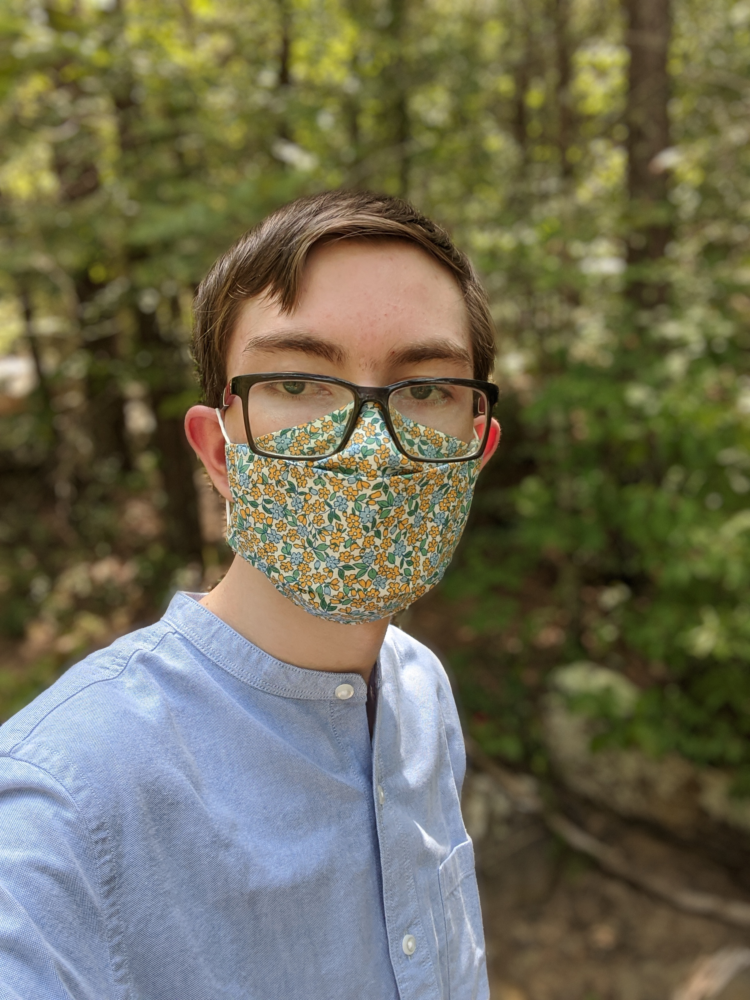
#> input picture A01/input/image1.png, 750 x 1000 px
$ python program.py
#> lines starting #> are read from the running program, lines starting #| are printed output that depends on the picture
import numpy as np
import cv2

img=cv2.imread("input/image1.png")
#> img is the input picture: shape (1000, 750, 3); mean B, G, R 84.6, 107.3, 110.6

def normalize(img):
    nimg=1*img
    nimg=nimg-np.min(nimg)
    nimg=nimg/np.max(nimg)
    nimg*=255.99
    return np.uint8(nimg)

def show(img):
    simg=1*img
    if np.min(simg)<0 or np.max(simg)>255:
        simg=normalize(simg)
        print("Had to normalize image")
    return simg

def greyscale(img):
    b = img[:, :, 0]*0.1
    g = img[:, :, 1]*0.7
    r = img[:, :, 2]*0.2
    img=b+g+r
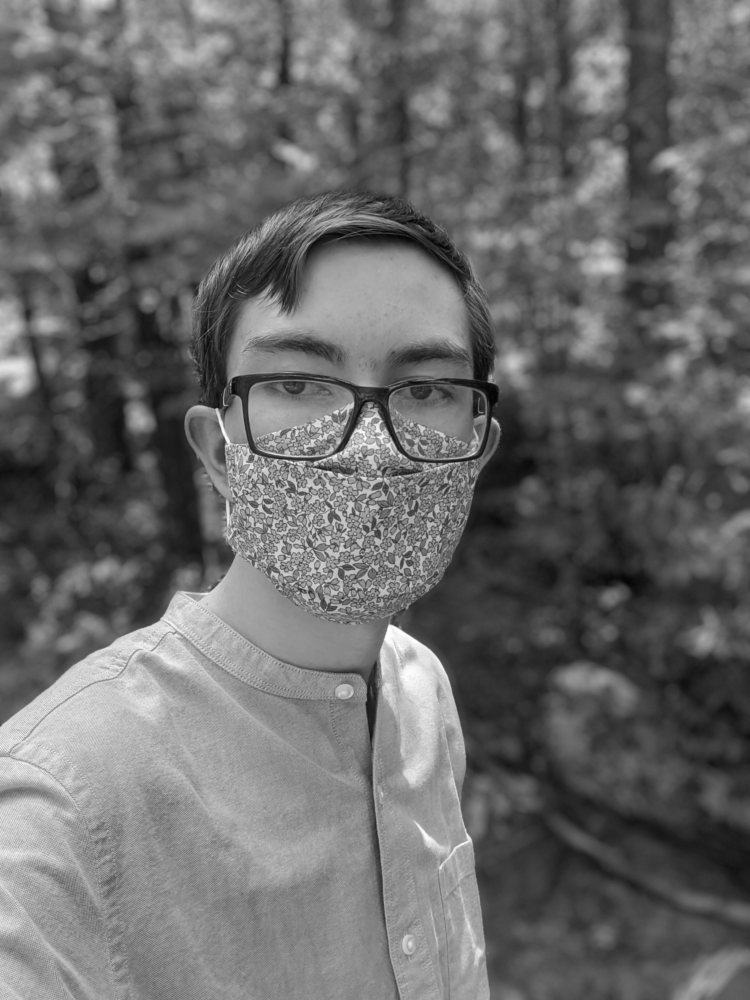
#> img: shape (1000, 750) float64; min 2.8, max 255, mean 105.7
    return img

def blackWhite(img, threshold):
    bw = 1*greyscale(img)
    bw[np.uint8(bw) < threshold] = 0
    bw[np.uint8(bw) > threshold] = 255
    return bw

def desaturate(img ,percent):
    desat = 1*np.double(img[:, :, :])
    greyImg = greyscale(img)

    # Actual math behind desat
    desat[:, :, :] = (desat[:, :, :] *(1 - percent)) + (greyImg[:,:,None] * percent)
    # Overflow Check
    desat[desat > 255] = 255
    desat[desat < 0] = 0

    return desat

def contrast(img, factor):
    cimg = 1*img
    b = cimg[:, :, 0]
    g = cimg[:, :, 1]
    r = cimg[:, :, 2]

    b = (b-128.0) * factor+128
    b[b > 255] = 255
    b[b < 0] = 0

    g = (g-128.0) * factor+128
    g[g > 255] = 255
    g[g < 0] = 0

    r = (r-128.0) * factor+128
    r[r > 255] = 255
    r[r < 0] = 0

    cimg[:, :, 0] = b
    cimg[:, :, 1] = g
    cimg[:, :, 2] = r

    return cimg

def tint(img, color, percent):
    timg=img[:,:,:]
    tint=255

    # Assiging bgr values
    b=timg[:, :, 0]
    g=timg[:, :, 1]
    r=timg[:, :, 2]

    # Applying tints based on color input & percent.
    if color=="blue":
        b = 1.0*b+(255-b)*percent

    if color=="green":
        g = 1.0 * g + (255 - g) * percent

    if color=="red":
        r = 1.0 * r + (255 - r) * percent

    # Reassigning gbr values
    timg[:, :, 0] = b
    timg[:, :, 1] = g
    timg[:, :, 2] = r

    return timg

# 2.1 Greyscale Filter
pic_2_1=greyscale(img)
cv2.imwrite("output/pic_2_1.png",pic_2_1)

# 2.2a blackWhite(img, threshold=128)
pic_2_2=blackWhite(img, 128)
#> in blackWhite, `bw[np.uint8(bw) > threshold] = 255`:
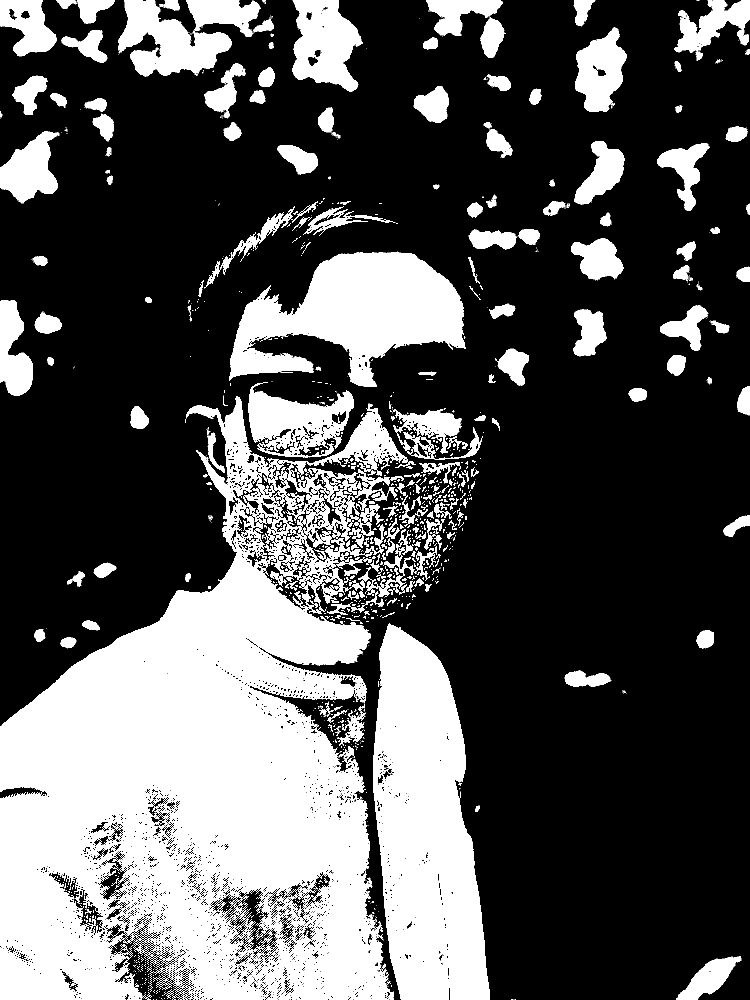
#> bw: shape (1000, 750) float64; min 0, max 255, mean 85.7
cv2.imwrite("output/pic_2_2.png",pic_2_2)

# 2.2b Apply blackWhite filter using threshold values from -1 to 255 in increments of 32.
for i in range(1, 9):
    pic_2_2b=blackWhite(img, (32*i)-1)
    cv2.imwrite("output/pic_2_2_" + str(i) + ".png", pic_2_2b)
#> this loop made 8 passes
#> pass 1, `pic_2_2b=blackWhite(img, (32*i)-1)`:
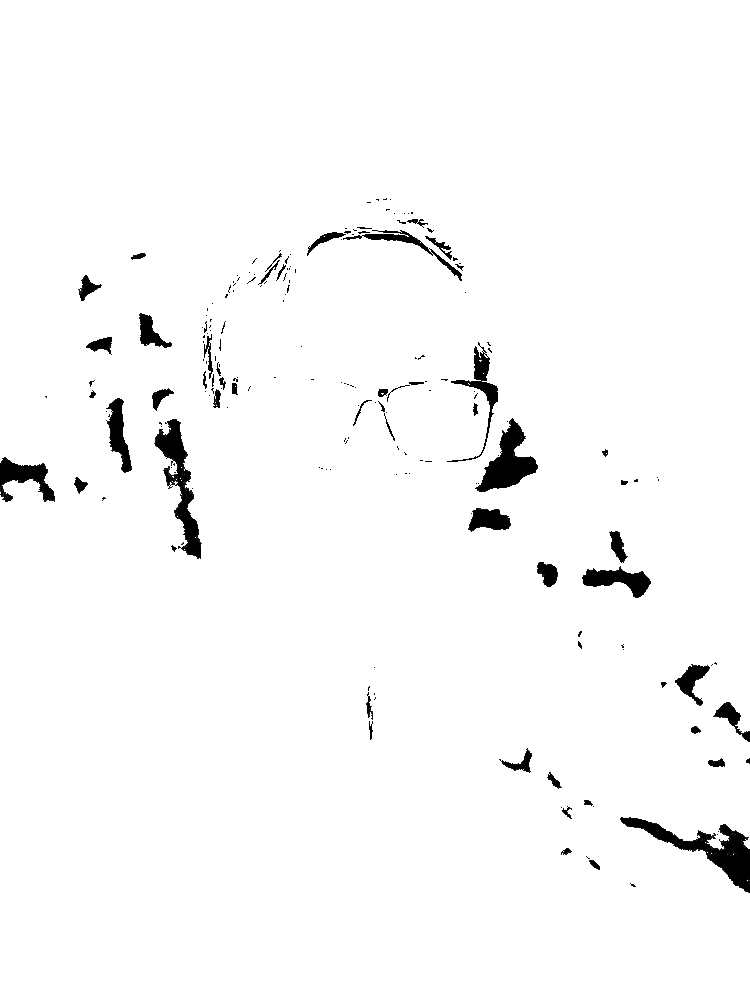
#> pic_2_2b: shape (1000, 750) float64; min 0, max 255, mean 248.8

pic_2_2a=blackWhite(img, -1)
#> in blackWhite (call 10), `bw[np.uint8(bw) > threshold] = 255`: bw: shape (1000, 750) float64; every value is 255
cv2.imwrite("output/pic_2_2_0.png", pic_2_2a)

# 2.3 Desaturation
# Apply this filter to image1 using percent values from 0 to 1 in .1 increments
for i in range(0,11):
    desat=desaturate(img,0+0.1*i)
    cv2.imwrite("output/pic_2_3_" + str(i) + ".png",desat)

# 2.4 - Contrast
for i in range(0, 11):
    contImg=contrast(img,.5+i*.1)
    cv2.imwrite("output/pic_2_4_" + str(i) + ".png", contImg)

# 2.5 - Tints

# Tint image1 50% blue
blueTint=tint(img,"blue",0.5)
cv2.imwrite("output/pic_2_5_0.png", blueTint)

# Tint image1 70% green
greenTint=tint(img,"green",0.2)
#> call 2 of tint, with color = 'green', percent = 0.2
#> in tint (call 2), `g = 1.0 * g + (255 - g) * percent`:
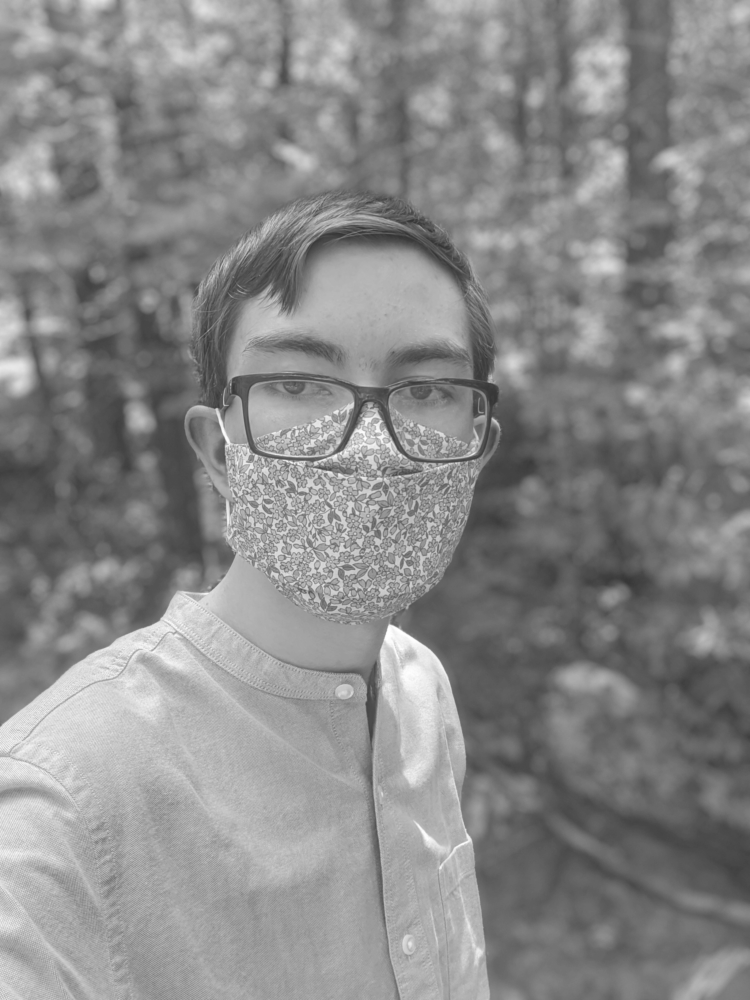
#> g: shape (1000, 750) float64; min 52.6, max 255, mean 136.9
cv2.imwrite("output/pic_2_5_1.png", greenTint)

# Tint image1 40% red
redTint=tint(img,"red",0.4)
#> call 3 of tint, with color = 'red', percent = 0.4
#> in tint (call 3), `r = 1.0 * r + (255 - r) * percent`:
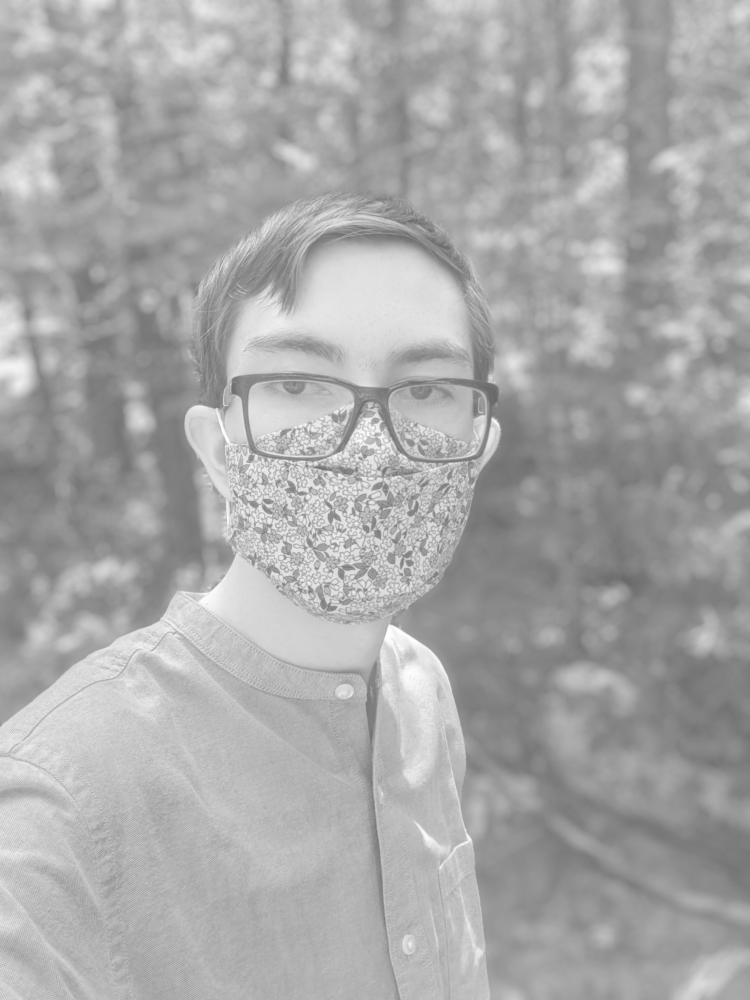
#> r: shape (1000, 750) float64; min 104.4, max 255, mean 168.4
#> in tint (call 3), `timg[:, :, 2] = r`:
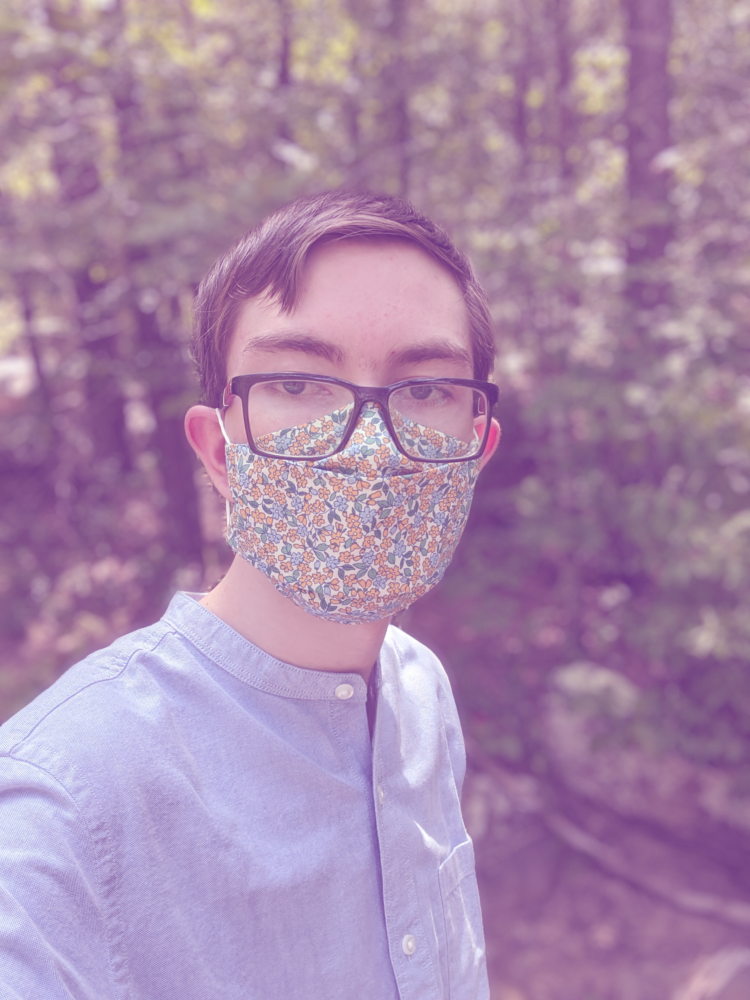
#> timg: shape (1000, 750, 3); mean B, G, R 169.6, 136.5, 168
cv2.imwrite("output/pic_2_5_2.png", redTint)

$ run again, with A01/input/input-selfie.jpg saved as A01/input/image1.png
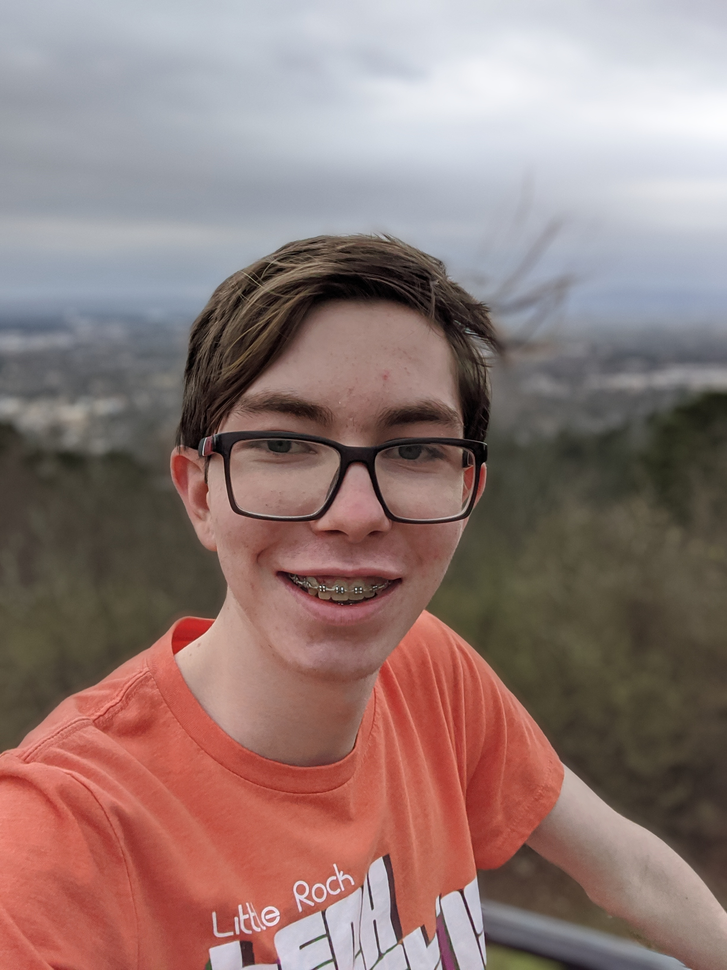
#> input picture A01/input/input-selfie.jpg, 727 x 970 px, shrunk from 2448 x 3264 before the run
#> img is the input picture: shape (970, 727, 3); mean B, G, R 117.8, 121.4, 144.8
#> img: shape (970, 727) float64
#> in tint (call 3), `r = 1.0 * r + (255 - r) * percent`:
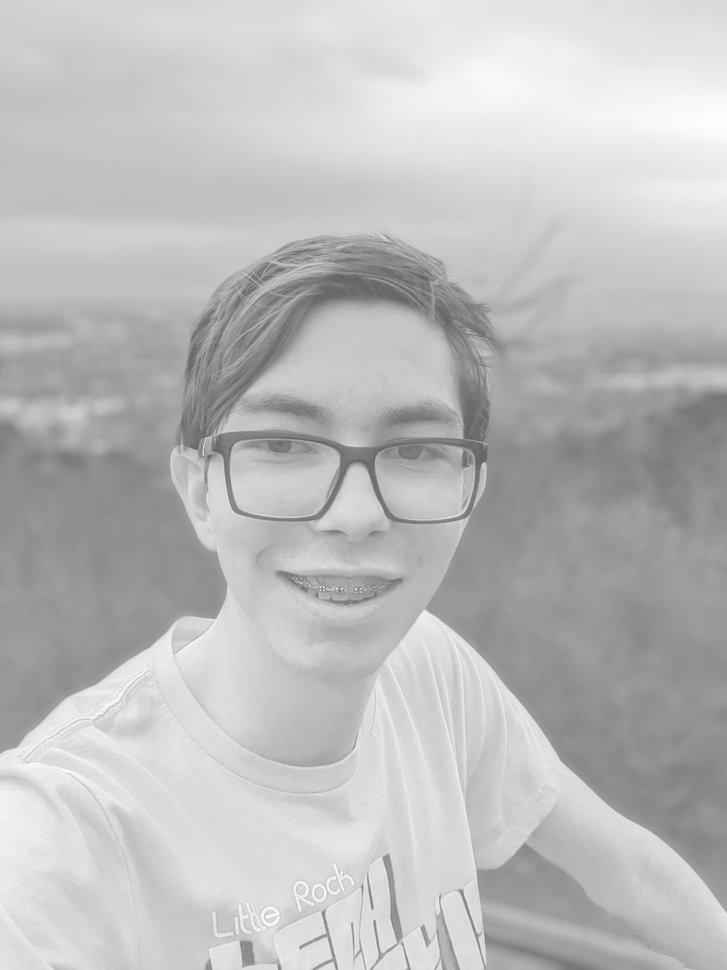
#> r: shape (970, 727) float64; min 102, max 255, mean 188.9
#> in tint (call 3), `timg[:, :, 2] = r`:
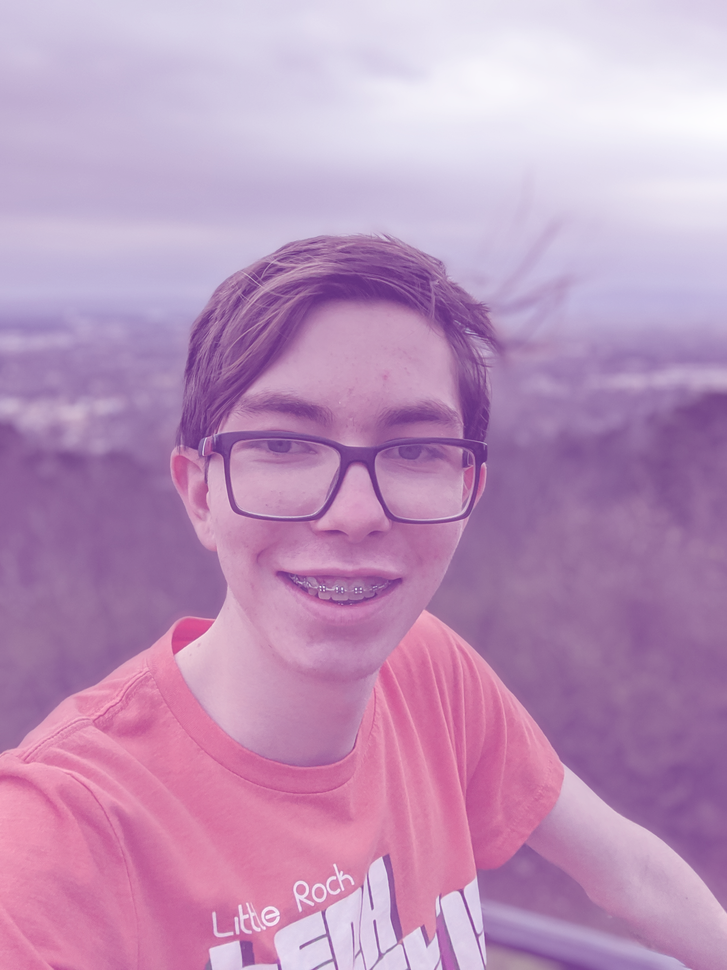
#> timg: shape (970, 727, 3); mean B, G, R 186.1, 147.7, 188.5
